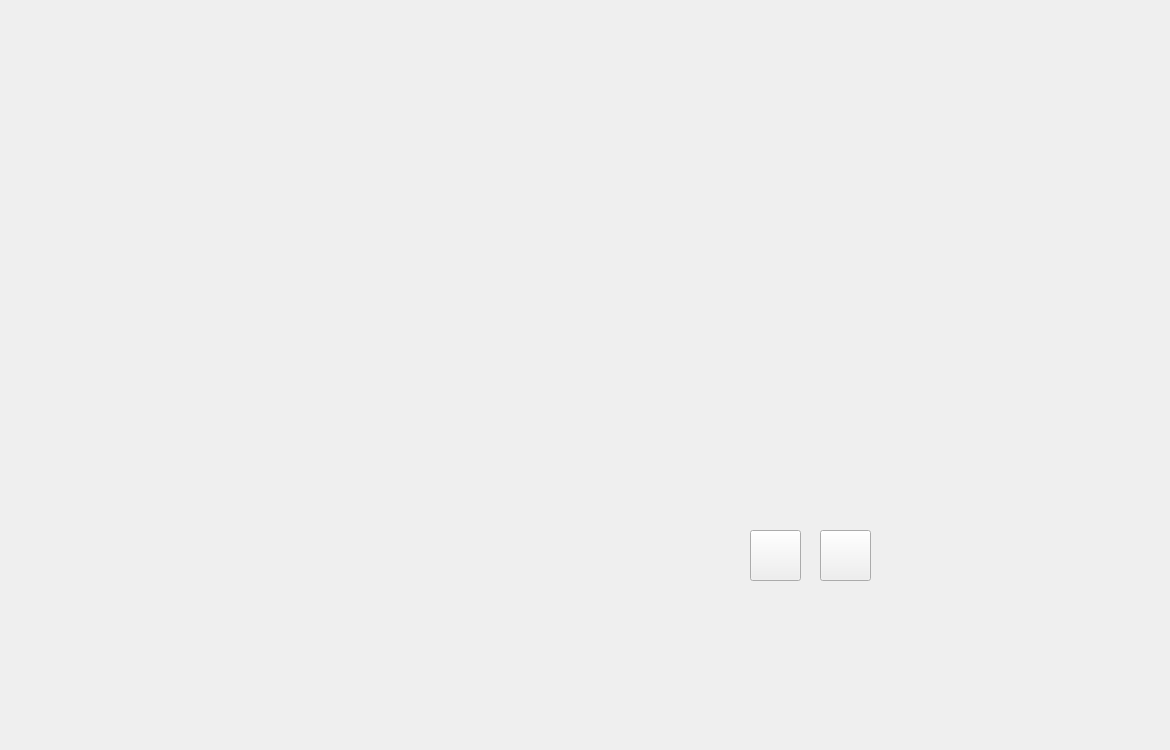
    <widget class="QWidget" name="LIVE">
     <attribute name="title">
      <string>LIVE</string>
     </attribute>
     <widget class="QLabel" name="label_5">
      <property name="geometry">
       <rect>
        <x>0</x>
        <y>-70</y>
        <width>1061</width>
        <height>741</height>
       </rect>
      </property>
      <property name="text">
       <string/>
      </property>
      <property name="pixmap">
       <pixmap>../emission/Design sans titre.jpg</pixmap>
      </property>
     </widget>
     <widget class="QLabel" name="label_15">
      <property name="geometry">
       <rect>
        <x>-250</x>
        <y>40</y>
        <width>1161</width>
        <height>561</height>
       </rect>
      </property>
      <property name="text">
       <string/>
      </property>
      <property name="pixmap">
       <pixmap>../emission/strr.png</pixmap>
      </property>
     </widget>
     <widget class="QLabel" name="label_10">
      <property name="geometry">
       <rect>
        <x>10</x>
        <y>10</y>
        <width>81</width>
        <height>71</height>
       </rect>
      </property>
      <property name="text">
       <string/>
      </property>
      <property name="pixmap">
       <pixmap>../emission/logo.png</pixmap>
      </property>
     </widget>
     <widget class="QPushButton" name="stop">
      <property name="geometry">
       <rect>
        <x>820</x>
        <y>530</y>
        <width>51</width>
        <height>51</height>
       </rect>
      </property>
      <property name="text">
       <string/>
      </property>
      <property name="icon">
       <iconset>
        <normaloff>../emission/stop.png</normaloff>../emission/stop.png</iconset>
      </property>
      <property name="iconSize">
       <size>
        <width>50</width>
        <height>50</height>
       </size>
      </property>
     </widget>
     <widget class="QPushButton" name="play">
      <property name="geometry">
       <rect>
        <x>750</x>
        <y>530</y>
        <width>51</width>
        <height>51</height>
       </rect>
      </property>
      <property name="text">
       <string/>
      </property>
      <property name="icon">
       <iconset>
        <normaloff>../emission/play.jpg</normaloff>../emission/play.jpg</iconset>
      </property>
      <property name="iconSize">
       <size>
        <width>50</width>
        <height>50</height>
       </size>
      </property>
     </widget>
     <widget class="QCameraViewfinder" name="widget_Camera_View" native="true">
      <property name="geometry">
       <rect>
        <x>90</x>
        <y>90</y>
        <width>791</width>
        <height>401</height>
       </rect>
      </property>
     </widget>
    </widget>
